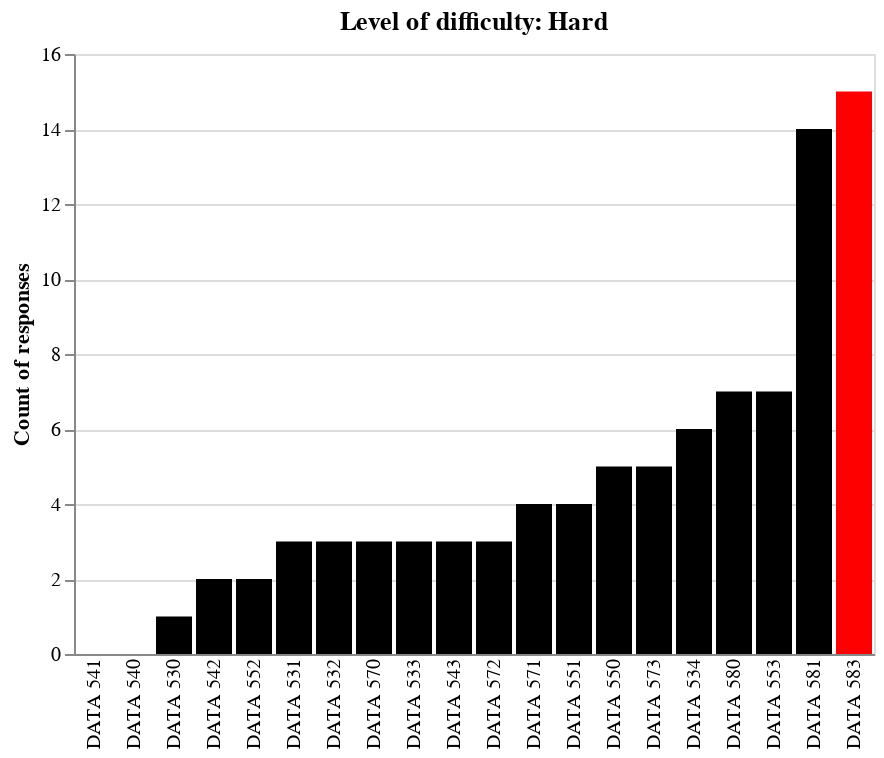

Source (notebook cell):
### Code cell
threechart = alt.Chart(mydata, title=alt.TitleParams(text = ["Level of difficulty: Hard"])).mark_bar().encode(
                       x=alt.X('courses', sort ='y', title = None, axis = alt.Axis(ticks=False)),
                       y=alt.Y('threes', title = "Count of responses"),
                       color=alt.condition(alt.datum.threes==mydata['threes'].max(),alt.value('red'),alt.value('black')))
threechart

### Figure 1 — Vega-Lite specification as saved in the notebook (floating-point values rounded to 4 significant figures)
{"config": {"view": {"continuousWidth": 400, "continuousHeight": 300}}, "data": {"name": "data-d7be5a06f702d0abbbe2cac284e90be8"}, "mark": "bar", "encoding": {"color": {"condition": {"value": "red", "test": "(datum.threes === 15)"}, "value": "black"}, "x": {"axis": {"ticks": false}, "field": "courses", "sort": "y", "title": null, "type": "nominal"}, "y": {"field": "threes", "title": "Count of responses", "type": "quantitative"}}, "title": {"text": ["Level of difficulty: Hard"]}, "$schema": "https://vega.github.io/schema/vega-lite/v4.17.0.json", "datasets": {"data-d7be5a06f702d0abbbe2cac284e90be8": [{"courses": "DATA 530", "ones": 15, "twos": 3, "threes": 1}, {"courses": "DATA 580", "ones": 3, "twos": 9, "threes": 7}, {"courses": "DATA 541", "ones": 9, "twos": 10, "threes": 0}, {"courses": "DATA 531", "ones": 9, "twos": 7, "threes": 3}, {"courses": "DATA 532", "ones": 5, "twos": 11, "threes": 3}, {"courses": "DATA 540", "ones": 14, "twos": 5, "threes": 0}, {"courses": "DATA 553", "ones": 7, "twos": 5, "threes": 7}, {"courses": "DATA 570", "ones": 5, "twos": 11, "threes": 3}, {"courses": "DATA 533", "ones": 7, "twos": 9, "threes": 3}, {"courses": "DATA 542", "ones": 7, "twos": 10, "threes": 2}, {"courses": "DATA 543", "ones": 7, "twos": 9, "threes": 3}, {"courses": "DATA 571", "ones": 5, "twos": 10, "threes": 4}, {"courses": "DATA 534", "ones": 3, "twos": 10, "threes": 6}, {"courses": "DATA 550", "ones": 3, "twos": 11, "threes": 5}, {"courses": "DATA 572", "ones": 5, "twos": 11, "threes": 3}, {"courses": "DATA 581", "ones": 2, "twos": 3, "threes": 14}, {"courses": "DATA 551", "ones": 2, "twos": 13, "threes": 4}, {"courses": "DATA 552", "ones": 8, "twos": 9, "threes": 2}, {"courses": "DATA 573", "ones": 2, "twos": 12, "threes": 5}, {"courses": "DATA 583", "ones": 1, "twos": 3, "threes": 15}]}}
